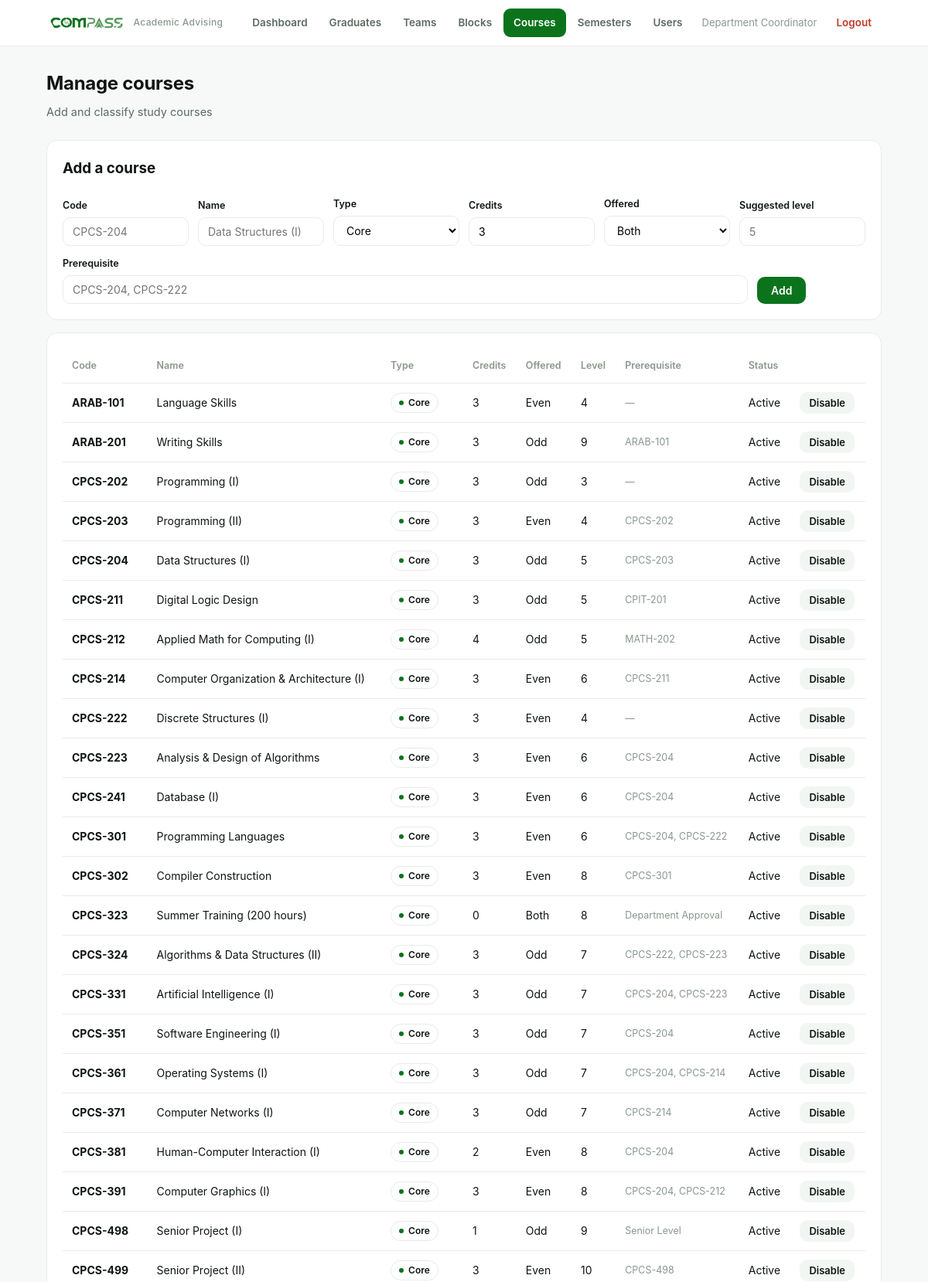
Screenshot of /admin/courses (signed in, upper part) with the database file from the repository.
### tables this page shows
CREATE TABLE users (
    id            INTEGER PRIMARY KEY AUTOINCREMENT,
    name          TEXT NOT NULL,
    email         TEXT NOT NULL UNIQUE,
    password_hash TEXT NOT NULL,
    role          TEXT NOT NULL CHECK(role IN ('student','advisor','admin'))
);

CREATE TABLE courses (
    id                INTEGER PRIMARY KEY AUTOINCREMENT,
    code              TEXT NOT NULL UNIQUE,
    name              TEXT NOT NULL,
    type              TEXT NOT NULL CHECK(type IN ('core','elective','free')),
    credits           INTEGER NOT NULL DEFAULT 3,
    parity            TEXT NOT NULL DEFAULT 'both' CHECK(parity IN ('odd','even','both')),
    recommended_level INTEGER,
    prereq            TEXT DEFAULT '',
    is_active         INTEGER NOT NULL DEFAULT 1
);

### app.py (the view, shortened to what this page needs)
@app.route("/admin/courses", methods=["GET", "POST"])
@login_required("admin")
def admin_courses():
    db = get_db()
    courses = db.execute("SELECT * FROM courses ORDER BY type, code").fetchall()
    return render_template("admin_courses.html", courses=courses)

### app.py (called while the page is built)
@app.context_processor
def inject_student_nav():
    active = ENDPOINT_TO_TASK.get(request.endpoint)
    if request.endpoint == "student_task":
        active = request.view_args.get("key")
    if request.endpoint == "student_override":  # waiver shares the merged sidebar item
        active = "schedule_waiver"
    return {"student_tasks": STUDENT_TASKS, "active_task": active}

def current_user():
    uid = session.get("uid")
    if not uid:
        return None
    return get_db().execute("SELECT * FROM users WHERE id=?", (uid,)).fetchone()

@app.context_processor
def inject_user():
    return {"user": current_user()}

def login_required(role=None):
    def deco(view):
        @functools.wraps(view)
        def wrapped(*args, **kwargs):
            u = current_user()
            if not u:
                return redirect(url_for("login"))
            if role and u["role"] != role:
                abort(403)
            return view(*args, **kwargs)
        return wrapped
    return deco

### db.py (called while the page is built)
def get_db():
    conn = sqlite3.connect(DB_PATH)
    conn.row_factory = sqlite3.Row
    conn.execute("PRAGMA foreign_keys = ON")
    return conn

### templates/admin_courses.html (shortened to what this page needs)
{% extends "base.html" %}
{% block content %}
<h1 class="page-title">Manage courses</h1>
<p class="page-sub">Add and classify study courses</p>
<div class="card">
  <h3 style="margin-top:0">Add a course</h3>
  <form method="post">
    <div class="row-inline">
      <div><label>Code</label><input name="code" required placeholder="CPCS-204"></div>
      <div><label>Name</label><input name="name" required placeholder="Data Structures (I)"></div>
      <div><label>Type</label>
        <select name="type"><option value="core">Core</option><option value="elective">Elective</option><option value="free">Free</option></select>
      </div>
      <div><label>Credits</label><input name="credits" type="number" value="3" min="0" max="6" required></div>
      <div><label>Offered</label>
        <select name="parity"><option value="both">Both</option><option value="odd">Odd</option><option value="even">Even</option></select>
      </div>
      <div><label>Suggested level</label><input name="level" type="number" min="1" max="10" placeholder="5"></div>
      <div><label>Prerequisite</label><input name="prereq" placeholder="CPCS-204, CPCS-222"></div>
      <div style="flex:0 0 auto"><button class="btn" type="submit">Add</button></div>
    </div>
  </form>
</div>
<div class="card table-wrap">
  <table>
    <thead><tr><th>Code</th><th>Name</th><th>Type</th><th>Credits</th><th>Offered</th><th>Level</th><th>Prerequisite</th><th>Status</th><th></th></tr></thead>
    <tbody>
      {% for c in courses %}
      <tr class="{{ '' if c['is_active'] else 'locked' }}">
        <td><strong>{{ c['code'] }}</strong></td>
        <td>{{ c['name'] }}</td>
        <td><span class="badge {{ c['type'] }}">{{ TYPE_AR[c['type']] }}</span></td>
        <td>{{ c['credits'] }}</td>
        <td>{{ PARITY_AR[c['parity']] }}</td>
        <td>{{ c['recommended_level'] or '—' }}</td>
        <td class="mini">{{ c['prereq'] or '—' }}</td>
        <td>{{ 'Active' if c['is_active'] else 'Disabled' }}</td>
        <td>
          <form method="post" style="margin:0">
            <button class="btn sm gray" type="submit">{{ 'Disable' if c['is_active'] else 'Enable' }}</button>
          </form>
        </td>
      </tr>
      {% endfor %}
    </tbody>
  </table>
</div>
{% endblock %}

### templates/base.html (shortened to what this page needs)
<!doctype html>
<html lang="en">
<head>
  <link rel="stylesheet" href="{{ url_for('static', filename='styles.css') }}?v=10">
</head>
<body>
  {% if user %}
  <header class="topbar">
    <div class="topbar-inner">
      <a class="brand" href="{{ url_for('about') }}">
        <img src="{{ url_for('static', filename='logo.png') }}" alt="COMPASS">
        <span class="sub">Academic Advising</span>
      </a>
      <nav class="nav">
        {% set ep = request.endpoint %}
        {% if user['role'] == 'advisor' %}
          <a href="{{ url_for('advisor_students') }}" class="{{ 'active' if ep=='advisor_students' }}">My Students</a>
          <a href="{{ url_for('advisor_approvals') }}" class="{{ 'active' if ep=='advisor_approvals' }}">Approvals</a>
          <a href="{{ url_for('advisor_requests') }}" class="{{ 'active' if ep=='advisor_requests' }}">Requests</a>
          <a href="{{ url_for('advisor_stats') }}" class="{{ 'active' if ep in ['advisor_stats','advisor_stats_course'] }}">Statistics</a>
        {% elif user['role'] == 'admin' %}
          <a href="{{ url_for('admin_home') }}" class="{{ 'active' if ep=='admin_home' }}">Dashboard</a>
          <a href="{{ url_for('admin_graduates') }}" class="{{ 'active' if ep=='admin_graduates' }}">Graduates</a>
          <a href="{{ url_for('admin_teams') }}" class="{{ 'active' if ep=='admin_teams' }}">Teams</a>
          <a href="{{ url_for('admin_blocks') }}" class="{{ 'active' if ep=='admin_blocks' }}">Blocks</a>
          <a href="{{ url_for('admin_courses') }}" class="{{ 'active' if ep=='admin_courses' }}">Courses</a>
          <a href="{{ url_for('admin_semesters') }}" class="{{ 'active' if ep=='admin_semesters' }}">Semesters</a>
          <a href="{{ url_for('admin_users') }}" class="{{ 'active' if ep=='admin_users' }}">Users</a>
        {% endif %}
        <span class="who">{{ user['name'] }}</span>
        <a href="{{ url_for('logout') }}" class="logout">Logout</a>
      </nav>
    </div>
  </header>
  {% endif %}
  {% if user and user['role'] == 'student' %}
  <div class="shell">
    <aside class="sidebar">
      <div class="sidebar-title">My Tasks</div>
      {% for sec in student_tasks %}
        {% set sec_open = active_task in (sec['items'] | map(attribute='key') | list) %}
        <div class="side-group {{ 'open' if sec_open }}">
          <button type="button" class="side-section" onclick="this.parentElement.classList.toggle('open')">
            <span>{{ sec['section'] }}</span><span class="chev">›</span>
          </button>
          <div class="side-items">
            {% for it in sec['items'] %}
              {% set href = url_for(it['endpoint']) if it['endpoint'] else url_for('student_task', key=it['key']) %}
              <a class="side-link {{ 'active' if active_task == it['key'] }}" href="{{ href }}">
                <span class="lbl">{{ it['label'] }}</span>
                {% if it['status'] == 'soon' %}<span class="soon-dot">Soon</span>{% endif %}
              </a>
            {% endfor %}
          </div>
        </div>
      {% endfor %}
    </aside>
    <main class="content">
      {% with messages = get_flashed_messages(with_categories=true) %}
        {% for category, msg in messages %}<div class="flash {{ category }}">{{ msg }}</div>{% endfor %}
      {% endwith %}
      {% block student_content %}{% endblock %}
    </main>
  </div>
  {% else %}
  <main class="container">
    {% block content %}{% endblock %}
  </main>
  {% endif %}
</body>
</html>

### static/styles.css (style rules this page uses)
:root { --ink:#0e1512; --muted:#5c6b62; --faint:#8a978e; --line:#e7ece8; --bg:#f7f9f8; --white:#ffffff; --panel:#f2f6f3; --accent:#0b731c; --accent-2:#159a2b; --accent-soft:#eaf6ec; --blue:#2c5aa0; --blue-bg:#eef2fb; --purple:#6b3fa0; --purple-bg:#f4eefb; --amber:#8a6d1a; --amber-bg:#f7f0dd; --danger:#c0392b; --danger-bg:#fdecea; --radius:14px; --mono:"SF Mono",ui-monospace,"JetBrains Mono",Menlo,monospace; }
* { box-sizing:border-box }
html,body { margin:0;padding:0 }
body { font-family:"Inter","Segoe UI",Tahoma,-apple-system,Arial,sans-serif; background:var(--bg);color:var(--ink);line-height:1.7;direction:ltr; -webkit-font-smoothing:antialiased; }
a { color:var(--accent);text-decoration:none }
.topbar { background:rgba(255,255,255,.92);backdrop-filter:blur(8px); border-bottom:1px solid var(--line);position:sticky;top:0;z-index:20 }
.topbar-inner { max-width:1120px;margin:0 auto;padding:11px 20px; display:flex;align-items:center;gap:16px;flex-wrap:wrap }
.brand { display:flex;align-items:center;gap:9px;font-weight:700;letter-spacing:.3px }
.brand img { height:22px }
.brand .sub { font-size:12px;color:var(--faint);font-weight:500 }
.nav { display:flex;gap:2px;flex-wrap:wrap;margin-inline-start:auto;align-items:center }
.nav a { padding:7px 13px;border-radius:9px;font-size:13.5px;font-weight:600;color:var(--muted) }
.nav a.active { background:var(--accent);color:#fff }
.nav .who { font-size:13px;color:var(--faint);padding:7px 10px }
.nav .logout { color:var(--danger) }
.container { max-width:1120px;margin:0 auto;padding:28px 20px 64px }
.page-title { font-size:24px;font-weight:750;letter-spacing:-.3px;margin:0 0 4px }
.page-sub { color:var(--muted);margin:0 0 24px;font-size:14.5px }
.card { background:var(--white);border:1px solid var(--line);border-radius:var(--radius); padding:20px;margin-bottom:16px }
table { width:100%;border-collapse:collapse;font-size:14px }
th,td { padding:11px 12px;text-align:left;border-bottom:1px solid var(--line) }
th { background:transparent;color:var(--faint);font-weight:600;font-size:12.5px; border-bottom:1px solid var(--line) }
.table-wrap { overflow-x:auto }
.badge { display:inline-flex;align-items:center;gap:6px;padding:2px 10px;border-radius:999px; font-size:12px;font-weight:600;background:transparent;color:var(--ink);border:1px solid var(--line) }
.badge::before { content:"";width:6px;height:6px;border-radius:50%;background:var(--faint);flex:0 0 auto }
.badge.core::before { background:var(--accent) }
.btn { display:inline-block;padding:9px 18px;border-radius:10px;border:none; background:var(--accent);color:#fff;font-weight:600;font-size:14px;cursor:pointer; font-family:inherit;transition:.15s }
.btn.sm { padding:6px 12px;font-size:13px }
.btn.gray { background:var(--panel);color:var(--ink) }
label { display:block;font-size:12.5px;font-weight:600;margin-bottom:5px;color:var(--ink) }
input,select,textarea { width:100%;padding:9px 12px;border:1px solid var(--line); border-radius:10px;font-family:inherit;font-size:14px;background:#fff;transition:.15s }
.row-inline { display:flex;gap:12px;flex-wrap:wrap;align-items:end }
.row-inline>* { flex:1;min-width:140px }
.mini { font-size:12.5px;color:var(--faint) }

### rows the page displays
users: name "Department Coordinator"
courses: code "ARAB-101", name "Language Skills", type "Core", credits "3", parity "Even", recommended_level "4", prereq "—", is_active "Active", is_active "Disable"
courses: code "ARAB-201", name "Writing Skills", type "Core", credits "3", parity "Odd", recommended_level "9", prereq "ARAB-101", is_active "Active", is_active "Disable"
courses: code "CPCS-202", name "Programming (I)", type "Core", credits "3", parity "Odd", recommended_level "3", prereq "—", is_active "Active", is_active "Disable"
courses: code "CPCS-203", name "Programming (II)", type "Core", credits "3", parity "Even", recommended_level "4", prereq "CPCS-202", is_active "Active", is_active "Disable"
courses: code "CPCS-204", name "Data Structures (I)", type "Core", credits "3", parity "Odd", recommended_level "5", prereq "CPCS-203", is_active "Active", is_active "Disable"
courses: code "CPCS-211", name "Digital Logic Design", type "Core", credits "3", parity "Odd", recommended_level "5", prereq "CPIT-201", is_active "Active", is_active "Disable"
courses: code "CPCS-212", name "Applied Math for Computing (I)", type "Core", credits "4", parity "Odd", recommended_level "5", prereq "MATH-202", is_active "Active", is_active "Disable"
courses: code "CPCS-214", name "Computer Organization & Architecture (I)", type "Core", credits "3", parity "Even", recommended_level "6", prereq "CPCS-211", is_active "Active", is_active "Disable"
courses: code "CPCS-222", name "Discrete Structures (I)", type "Core", credits "3", parity "Even", recommended_level "4", prereq "—", is_active "Active", is_active "Disable"
courses: code "CPCS-223", name "Analysis & Design of Algorithms", type "Core", credits "3", parity "Even", recommended_level "6", prereq "CPCS-204", is_active "Active", is_active "Disable"
courses: code "CPCS-241", name "Database (I)", type "Core", credits "3", parity "Even", recommended_level "6", prereq "CPCS-204", is_active "Active", is_active "Disable"
courses: code "CPCS-301", name "Programming Languages", type "Core", credits "3", parity "Even", recommended_level "6", prereq "CPCS-204, CPCS-222", is_active "Active", is_active "Disable"
courses: code "CPCS-302", name "Compiler Construction", type "Core", credits "3", parity "Even", recommended_level "8", prereq "CPCS-301", is_active "Active", is_active "Disable"
courses: code "CPCS-323", name "Summer Training (200 hours)", type "Core", credits "0", parity "Both", recommended_level "8", prereq "Department Approval", is_active "Active", is_active "Disable"
courses: code "CPCS-324", name "Algorithms & Data Structures (II)", type "Core", credits "3", parity "Odd", recommended_level "7", prereq "CPCS-222, CPCS-223", is_active "Active", is_active "Disable"
courses: code "CPCS-331", name "Artificial Intelligence (I)", type "Core", credits "3", parity "Odd", recommended_level "7", prereq "CPCS-204, CPCS-223", is_active "Active", is_active "Disable"
courses: code "CPCS-351", name "Software Engineering (I)", type "Core", credits "3", parity "Odd", recommended_level "7", prereq "CPCS-204", is_active "Active", is_active "Disable"
courses: code "CPCS-361", name "Operating Systems (I)", type "Core", credits "3", parity "Odd", recommended_level "7", prereq "CPCS-204, CPCS-214", is_active "Active", is_active "Disable"
courses: code "CPCS-371", name "Computer Networks (I)", type "Core", credits "3", parity "Odd", recommended_level "7", prereq "CPCS-214", is_active "Active", is_active "Disable"
courses: code "CPCS-381", name "Human-Computer Interaction (I)", type "Core", credits "2", parity "Even", recommended_level "8", prereq "CPCS-204", is_active "Active", is_active "Disable"
courses: code "CPCS-391", name "Computer Graphics (I)", type "Core", credits "3", parity "Even", recommended_level "8", prereq "CPCS-204, CPCS-212", is_active "Active", is_active "Disable"
courses: code "CPCS-498", name "Senior Project (I)", type "Core", credits "1", parity "Odd", recommended_level "9", prereq "Senior Level", is_active "Active", is_active "Disable"
courses: code "CPCS-499", name "Senior Project (II)", type "Core", credits "3", parity "Even", recommended_level "10", prereq "CPCS-498", is_active "Active", is_active "Disable"
